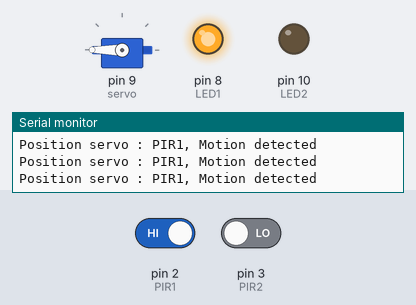
A sketch run on a simulated Arduino Uno, built with avr-gcc and run on an emulated ATmega328P. Parts: servo, output pins drawn as LEDs (lit = HIGH), the last lines printed to the serial monitor. The inputs (shaded band) are chosen by the test bench; at power-on: pin 2 (PIR1) HIGH, pin 3 (PIR2) LOW.

Above: at 8.7 s.
8.8 s: pin 2 (PIR1) driven LOW
At 9.0 s:
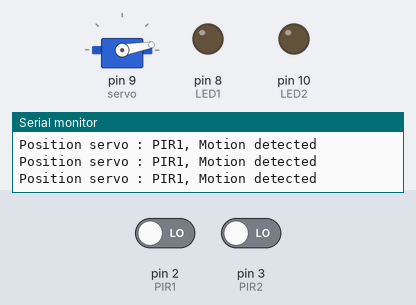
11.8 s: pin 3 (PIR2) driven HIGH
13.3 s: pin 2 (PIR1) driven HIGH and pin 3 (PIR2) driven LOW
At 16.2 s:
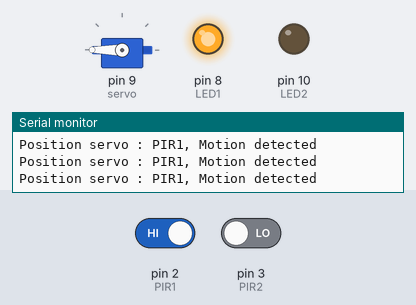
16.3 s: pin 2 (PIR1) driven LOW and pin 3 (PIR2) driven HIGH
At 17.5 s:
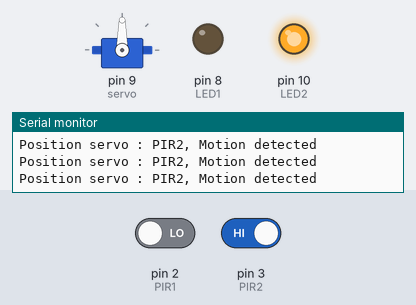
17.8 s: pin 2 (PIR1) driven HIGH
At 18.4 s:
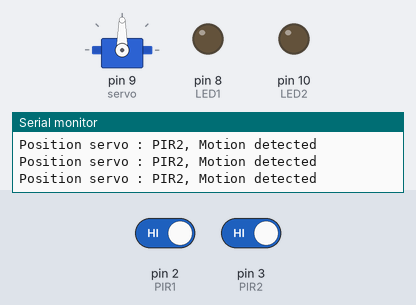
19.3 s: pin 3 (PIR2) driven LOW
At 19.7 s:
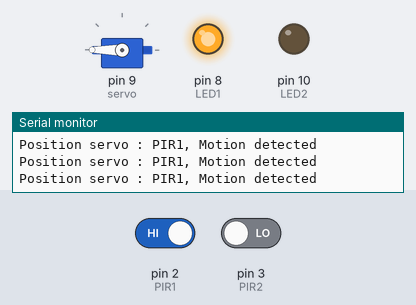
Timing chart, 0 to 22.3 s (numbered marks = the images above; inputs shaded):
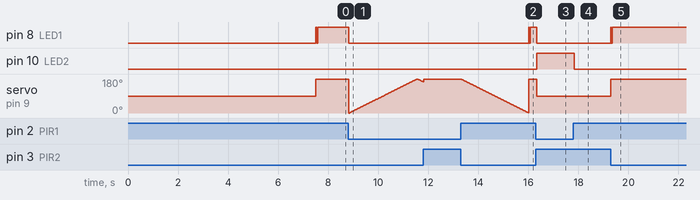

Measured:
- after the input at 8.8 s, pin 8 (LED1): HIGH → LOW at once
- after the input at 13.3 s, pin 8 (LED1): LOW → HIGH after 2.7 s, → LOW 0.02 s later, → HIGH 0.04 s later
- after the input at 16.3 s, pin 8 (LED1): HIGH → LOW at once; pin 10 (LED2): LOW → HIGH at once; servo on pin 9 (servo): 180° → 90° at once
- after the input at 17.8 s, pin 10 (LED2): HIGH → LOW at once
- after the input at 19.3 s, pin 8 (LED1): LOW → HIGH at once, → LOW 0.02 s later, → HIGH 0.04 s later; servo on pin 9 (servo): 90° → 180° at once

The sketch:

PROJET_CAMERA_ROTATIVE_SUITE.ino
```cpp
#include <Servo.h> //inclure la bibliothèque du servomoteur (ses commandes spécifiques)
Servo servo; //assigner l'objet "servo" comme servomoteur

int LED1 = 8 ;  //pins respectifs des LED
int LED2 = 10;

int PIR1 = 2;   //pins respectifs des capteurs PIR
int PIR2 = 3;
int pos=0;
// désigner les variables PIRvalue comme bouléenne
// c'est à dire soit  TRUE ou HIGH (détection) soit FALSE ou LOW(non détection)
boolean PIRvalue1;
boolean PIRvalue2;

void setup()  {
     Serial.begin(9600); //interpeller le serial monitor pour afficher output sur serial monitor
     servo.attach(9); // pin servo D9

     pinMode(PIR1, INPUT);
     pinMode(PIR2, INPUT);

     pinMode(LED1, OUTPUT);
     pinMode(LED2, OUTPUT);
     digitalWrite(LED1, LOW);
       digitalWrite(LED2, LOW);

     //TARER - Temps pour PIRs de se (re)mettre en LOW, phase initiale
     Serial.print ("Setting PIR sensors ");
     for(int c = 0; c < 15; c++)// calibrer PIR jusqu'à 15 sec
     {
           Serial.print(".");
           delay(500);
     }
     Serial.println ("PIR Ready to go!");
     servo.write(0); // bouger servo position initial 50 degrés
}

void loop()  {
  digitalWrite(LED1, LOW);
       digitalWrite(LED2, LOW);
     // les variables PIRvalue(bouléenne) stockent les inputs digitales (état)
     // de leur PIR respectif soit H ou L
     PIRvalue1 = digitalRead(PIR1);
     PIRvalue2 = digitalRead(PIR2);

     // Mouvement servo lors détection PIR1
     if(PIRvalue1 == LOW && PIRvalue2 == LOW)
{
   for (pos = 0,(PIRvalue1 == LOW && PIRvalue2 == LOW); pos <= 180; pos += 1)
   {
     // goes from 0 degrees to 180 degrees
    // in steps of 1 degree
    servo.write(pos);              // tell servo to go to position in variable 'pos'
    delay(15);  // waits 15ms for the servo to reach the position
    if(PIRvalue1 = digitalRead(PIR1),
     PIRvalue2 = digitalRead(PIR2)) {pos=181;}

  }
  for (pos = 180,(PIRvalue1 == LOW && PIRvalue2 == LOW); pos >= 0; pos -= 1) { // goes from 180 degrees to 0 degrees
    servo.write(pos);              // tell servo to go to position in variable 'pos'
    delay(15); // waits 15ms for the servo to reach the position
    if(PIRvalue1 = digitalRead(PIR1),
     PIRvalue2 = digitalRead(PIR2)) {pos=181;}
  }

  }
     else if (PIRvalue1 == HIGH && PIRvalue2 == LOW ) // && désigne le "et logique" bouléenne
     {
           digitalWrite(LED1, HIGH);
           digitalWrite(LED2, LOW);


           servo.write(180);
           Serial.println("Position servo : PIR1, Motion detected");
     }
     //Mouvement servo lors détection PIR2
     else if (PIRvalue1 == LOW && PIRvalue2 == HIGH)
     {
           digitalWrite(LED1, LOW);
           digitalWrite(LED2, HIGH);


           servo.write(90);
           Serial.println("Position servo : PIR2, Motion detected");
     }


     }
```
